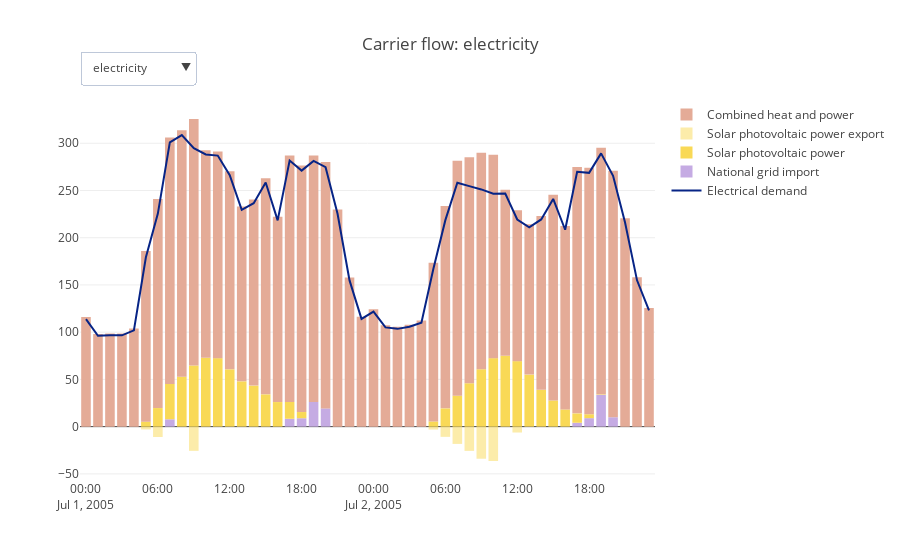

Here is the notebook cell this chart was saved with:
### Code cell
# We can plot this by using the timeseries plotting functionality.
# The top-left dropdown gives us the chance to scroll through other timeseries data too.

model.plot.timeseries()
